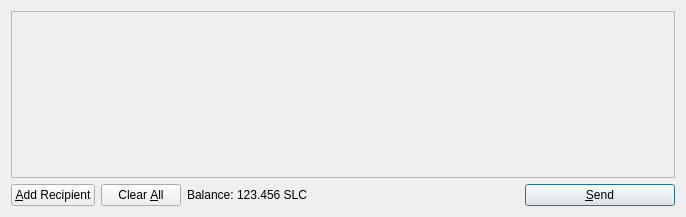
<?xml version="1.0" encoding="UTF-8"?>
<ui version="4.0">
 <class>SendCoinsDialog</class>
 <widget class="QDialog" name="SendCoinsDialog">
  <property name="geometry">
   <rect>
    <x>0</x>
    <y>0</y>
    <width>686</width>
    <height>217</height>
   </rect>
  </property>
  <property name="windowTitle">
   <string>Send Coins</string>
  </property>
  <layout class="QVBoxLayout" name="verticalLayout">
   <item>
    <widget class="QScrollArea" name="scrollArea">
     <property name="widgetResizable">
      <bool>true</bool>
     </property>
     <widget class="QWidget" name="scrollAreaWidgetContents">
      <property name="geometry">
       <rect>
        <x>0</x>
        <y>0</y>
        <width>666</width>
        <height>165</height>
       </rect>
      </property>
      <layout class="QVBoxLayout" name="verticalLayout_2">
       <property name="margin">
        <number>0</number>
       </property>
       <item>
        <layout class="QVBoxLayout" name="entries">
         <property name="spacing">
          <number>6</number>
         </property>
        </layout>
       </item>
       <item>
        <spacer name="verticalSpacer">
         <property name="orientation">
          <enum>Qt::Vertical</enum>
         </property>
         <property name="sizeHint" stdset="0">
          <size>
           <width>20</width>
           <height>40</height>
          </size>
         </property>
        </spacer>
       </item>
      </layout>
     </widget>
    </widget>
   </item>
   <item>
    <layout class="QHBoxLayout" name="horizontalLayout">
     <item>
      <widget class="QPushButton" name="addButton">
       <property name="toolTip">
        <string>Send to multiple recipients at once</string>
       </property>
       <property name="text">
        <string>&amp;Add Recipient</string>
       </property>
       <property name="icon">
        <iconset resource="../bitcoin.qrc">
         <normaloff>:/icons/add</normaloff>:/icons/add</iconset>
       </property>
       <property name="autoDefault">
        <bool>false</bool>
       </property>
      </widget>
     </item>
     <item>
      <widget class="QPushButton" name="clearButton">
       <property name="sizePolicy">
        <sizepolicy hsizetype="Minimum" vsizetype="Fixed">
         <horstretch>0</horstretch>
         <verstretch>0</verstretch>
        </sizepolicy>
       </property>
       <property name="toolTip">
        <string>Remove all transaction fields</string>
       </property>
       <property name="text">
        <string>Clear &amp;All</string>
       </property>
       <property name="icon">
        <iconset resource="../bitcoin.qrc">
         <normaloff>:/icons/remove</normaloff>:/icons/remove</iconset>
       </property>
       <property name="autoRepeatDelay">
        <number>300</number>
       </property>
       <property name="autoDefault">
        <bool>false</bool>
       </property>
      </widget>
     </item>
     <item>
      <layout class="QHBoxLayout" name="horizontalLayout_2">
       <property name="spacing">
        <number>3</number>
       </property>
       <item>
        <widget class="QLabel" name="label">
         <property name="text">
          <string>Balance:</string>
         </property>
        </widget>
       </item>
       <item>
        <widget class="QLabel" name="labelBalance">
         <property name="cursor">
          <cursorShape>IBeamCursor</cursorShape>
         </property>
         <property name="text">
          <string>123.456 SLC</string>
         </property>
         <property name="textInteractionFlags">
          <set>Qt::LinksAccessibleByMouse|Qt::TextSelectableByKeyboard|Qt::TextSelectableByMouse</set>
         </property>
        </widget>
       </item>
      </layout>
     </item>
     <item>
      <spacer name="horizontalSpacer">
       <property name="orientation">
        <enum>Qt::Horizontal</enum>
       </property>
       <property name="sizeHint" stdset="0">
        <size>
         <width>40</width>
         <height>20</height>
        </size>
       </property>
      </spacer>
     </item>
     <item>
      <widget class="QPushButton" name="sendButton">
       <property name="minimumSize">
        <size>
         <width>150</width>
         <height>0</height>
        </size>
       </property>
       <property name="toolTip">
        <string>Confirm the send action</string>
       </property>
       <property name="text">
        <string>&amp;Send</string>
       </property>
       <property name="icon">
        <iconset resource="../bitcoin.qrc">
         <normaloff>:/icons/send</normaloff>:/icons/send</iconset>
       </property>
       <property name="default">
        <bool>true</bool>
       </property>
      </widget>
     </item>
    </layout>
   </item>
  </layout>
 </widget>
 <resources>
  <include location="../bitcoin.qrc"/>
 </resources>
 <connections/>
</ui>
